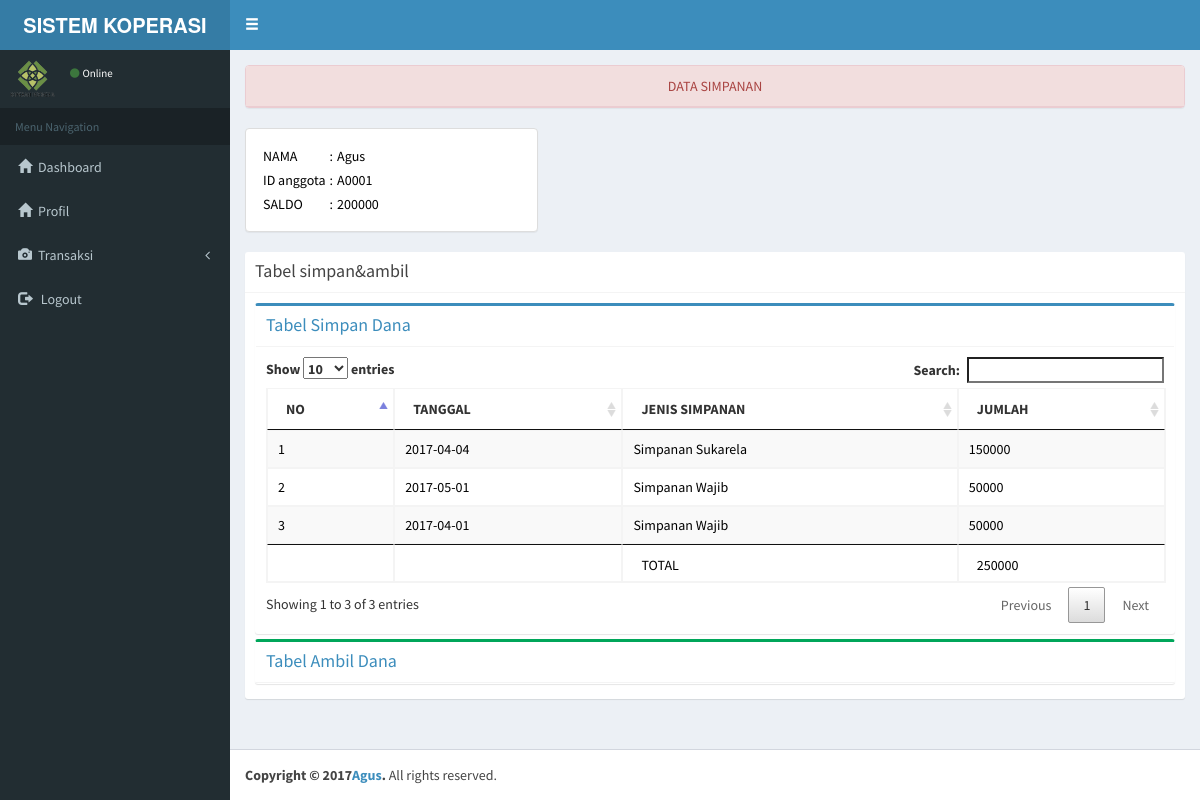
Screenshot of /mediaanggota.php?modul=simpanan&act=list (signed in) with the database file from the repository.
### tables this page shows
CREATE TABLE `anggota` (
  `id_anggota` char(5) NOT NULL,
  `namaanggota` varchar(50) NOT NULL,
  `jk` char(2) NOT NULL,
  `tempat_lahir` varchar(50) NOT NULL,
  `tgl_lahir` date NOT NULL,
  `alamat` varchar(50) NOT NULL,
  `hp` char(12) NOT NULL,
  PRIMARY KEY (`id_anggota`)
);

CREATE TABLE `simpanan` (
  `id_simpanan` char(5) NOT NULL,
  `tgl` date NOT NULL,
  `id_anggota` char(5) NOT NULL,
  `id_jenis` char(5) NOT NULL,
  `jumlah` int(11) NOT NULL,
  PRIMARY KEY (`id_simpanan`),
  KEY `noanggota` (`id_anggota`)
);

CREATE TABLE `jenis_simpan` (
  `id_jenis` char(5) NOT NULL,
  `jenis_simpanan` varchar(50) NOT NULL,
  `jumlah` int(11) NOT NULL,
  PRIMARY KEY (`id_jenis`)
);

### koneksi/fungsikoperasi.php (called while the page is built, shortened)
<?php
function simpanan($anggota){
	$koneksi=mysqli_connect('localhost','root','');
	mysqli_select_db($koneksi,'koperasi');
	$sql = mysqli_query($koneksi,"SELECT sum(jumlah) as total FROM simpanan WHERE id_anggota='$anggota'");
	$row = mysqli_num_rows($sql);
	if ($row > 0){
		$data = mysqli_fetch_array($sql);
		$hasil = $data['total'];
	} else {
		$hasil = 0;
	}
	return $hasil;
}
function pengambilan($anggota){
	$koneksi=mysqli_connect('localhost','root','');
	mysqli_select_db($koneksi,'koperasi');
	$sql = mysqli_query($koneksi,"SELECT sum(jumlah) as total FROM `pengambilan` WHERE id_anggota='$anggota'");
	$row = mysqli_num_rows($sql);
	if ($row > 0){
		$data = mysqli_fetch_array($sql);
		$hasil = $data['total'];
	} else {
		$hasil = 0;
	}
	return $hasil;
}
function saldo($anggota){
	$simpanan = simpanan($anggota);
	$pengambilan = pengambilan($anggota);
	$saldo = $simpanan - $pengambilan;
	return $saldo;
}

### modul_ANGGOTA/simpanan/list.php (the view, shortened to what this page needs)
    <center>
      <div class="panel panel-danger">
        <div class="panel-heading">DATA SIMPANAN</div>
      </div>
    </center>
<?php
    $id_anggota   = $_SESSION['namauser'];
    $sql = mysqli_query($koneksi,"SELECT * FROM anggota WHERE id_anggota='$id_anggota'");
    $r = mysqli_fetch_array($sql)
?>
     <div class="row">
                    <div class="col-lg-4 ">
                        <div class="panel panel-default">
                            <div class="panel-body">
                                <table>
                                    <tr>
                                        <td>NAMA</td>
                                        <td>:</td>
                                        <td><?PHP echo $r['namaanggota']?></td>
                                    </tr>
                                    <tr>
                                        <td>ID anggota</td>
                                        <td>:</td>
                                        <td><?PHP echo $r['id_anggota']?></td>
                                    </tr>
                                    <tr>
                                        <td>SALDO</td>
                                        <td>:</td>
                                        <td><?PHP echo $saldo= saldo($r['id_anggota']); ?></td>
                                    </tr>
                                </table>
                            </div>
                        </div>
                    </div>
    </div>
    <div class="row">
            <div class="col-md-12">
                <div class="box box-solid">
                    <div class="box-header with-border">
                        <h3 class="box-title">Tabel simpan&ambil</h3>
                    </div>
                <div class="box-body">
                    <div class="box-group" id="accordion">
                        <div class="panel box box-primary">
                            <div class="box-header with-border">
                                <h4 class="box-title">
                                <a data-toggle="collapse" data-parent="#accordion" href="#collapseOne">
                                 Tabel Simpan Dana
                                </a>
                                </h4>
                            </div>
                            <div id="collapseOne" class="panel-collapse collapse in">
                                <div class="box-body">
                                    <table id='dataTables' class="table table-striped table-bordered data">
                                        <thead>
                                            <tr>
                                                <th>NO</th>
                                                <th>TANGGAL</th>
                                                <th>JENIS SIMPANAN</th>
                                                <th>JUMLAH</th>
                                            </tr>
                                        </thead>
                                        <tbody>
                                                <?php
                                                    $id_anggota   = $_SESSION['namauser'];
                                                $no=1;
                                                $jmlh=0;
                                                $sql = mysqli_query($koneksi,"SELECT s.id_simpanan,s.tgl,s.jumlah,
                                                            a.namaanggota,j.jenis_simpanan from simpanan as s
                                                            INNER JOIN anggota as a on a.id_anggota=s.id_anggota
                                                            INNER JOIN jenis_simpan as j on j.id_jenis=s.id_jenis
                                                            WHERE a.id_anggota='$id_anggota'");
                                                while($r = mysqli_fetch_array($sql)){
                                                    echo "<tr>"
                                                    . "<td>$no</td>"
                                                    . "<td>$r[tgl]</td>"
                                                    . "<td>$r[jenis_simpanan]</td>"
                                                    . "<td>$r[jumlah]</td>"
                                                    ."</tr>";
                                                $no++;
                                                $jmlh =$jmlh+$r['jumlah']; };?>
                                        </tbody>
                                        <tfoot>
                                            <tr>
                                                <td></td><td></td><td>TOTAL</td>
                                                <td><?php echo $jmlh ?></td>
                                            </tr>
                                        </tfoot>
                                    </table>
                                </div>
                            </div>
                        </div>
                        <div class="panel box box-success">
                            <div class="box-header with-border">
                                <h4 class="box-title">
                                <a data-toggle="collapse" data-parent="#accordion" href="#collapseTwo">
                                Tabel Ambil Dana
                                </a>
                                </h4>
                            </div>
                        </div>
                    </div>
                </div>
            </div>
        </div>

### rows the page displays
anggota: namaanggota "Agus", id_anggota "A0001"
simpanan: tgl "2017-04-04", id_jenis.jenis_simpanan "Simpanan Sukarela", jumlah "150000"
simpanan: tgl "2017-05-01", id_jenis.jenis_simpanan "Simpanan Wajib", jumlah "50000"
simpanan: tgl "2017-04-01", id_jenis.jenis_simpanan "Simpanan Wajib", jumlah "50000"

### other values shown
$saldo= saldo($r['id_anggota']) "200000"
$jmlh "250000"
